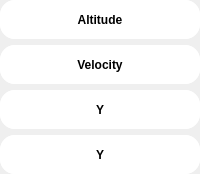
                           <widget class="QFrame" name="frame_73">
                            <property name="styleSheet">
                             <string notr="true">border-top-left-radius:15px;
border-top-right-radius:15px;
border-bottom-right-radius:15px;
border-bottom-left-radius:15px;
</string>
                            </property>
                            <property name="frameShape">
                             <enum>QFrame::StyledPanel</enum>
                            </property>
                            <property name="frameShadow">
                             <enum>QFrame::Raised</enum>
                            </property>
                            <layout class="QVBoxLayout" name="verticalLayout_54">
                             <property name="leftMargin">
                              <number>0</number>
                             </property>
                             <property name="topMargin">
                              <number>0</number>
                             </property>
                             <property name="rightMargin">
                              <number>0</number>
                             </property>
                             <property name="bottomMargin">
                              <number>0</number>
                             </property>
                             <item>
                              <widget class="QFrame" name="frame_84">
                               <property name="styleSheet">
                                <string notr="true">
background-color:white;</string>
                               </property>
                               <property name="frameShape">
                                <enum>QFrame::StyledPanel</enum>
                               </property>
                               <property name="frameShadow">
                                <enum>QFrame::Raised</enum>
                               </property>
                               <layout class="QGridLayout" name="gridLayout_38">
                                <property name="leftMargin">
                                 <number>0</number>
                                </property>
                                <property name="topMargin">
                                 <number>0</number>
                                </property>
                                <property name="rightMargin">
                                 <number>0</number>
                                </property>
                                <property name="bottomMargin">
                                 <number>0</number>
                                </property>
                                <item row="0" column="0">
                                 <widget class="QPushButton" name="pushButton_19">
                                  <property name="minimumSize">
                                   <size>
                                    <width>110</width>
                                    <height>39</height>
                                   </size>
                                  </property>
                                  <property name="font">
                                   <font>
                                    <pointsize>9</pointsize>
                                    <weight>75</weight>
                                    <bold>true</bold>
                                   </font>
                                  </property>
                                  <property name="styleSheet">
                                   <string notr="true">QPushButton {
    background-color: white;
    border: none;
}

QPushButton:hover {
    background: black;
	color:white;
}</string>
                                  </property>
                                  <property name="text">
                                   <string>Altitude</string>
                                  </property>
                                 </widget>
                                </item>
                               </layout>
                              </widget>
                             </item>
                             <item>
                              <widget class="QFrame" name="velocity_2">
                               <property name="styleSheet">
                                <string notr="true">

background-color:white;</string>
                               </property>
                               <property name="frameShape">
                                <enum>QFrame::StyledPanel</enum>
                               </property>
                               <property name="frameShadow">
                                <enum>QFrame::Raised</enum>
                               </property>
                               <layout class="QGridLayout" name="gridLayout_39">
                                <property name="leftMargin">
                                 <number>0</number>
                                </property>
                                <property name="topMargin">
                                 <number>0</number>
                                </property>
                                <property name="rightMargin">
                                 <number>0</number>
                                </property>
                                <property name="bottomMargin">
                                 <number>0</number>
                                </property>
                                <item row="0" column="0">
                                 <widget class="QPushButton" name="pushButton_22">
                                  <property name="minimumSize">
                                   <size>
                                    <width>110</width>
                                    <height>39</height>
                                   </size>
                                  </property>
                                  <property name="font">
                                   <font>
                                    <pointsize>9</pointsize>
                                    <weight>75</weight>
                                    <bold>true</bold>
                                   </font>
                                  </property>
                                  <property name="styleSheet">
                                   <string notr="true">QPushButton {
    background-color: white;
    border: none;
}

QPushButton:hover {
    background: black;
	color:white;
}</string>
                                  </property>
                                  <property name="text">
                                   <string>Velocity</string>
                                  </property>
                                 </widget>
                                </item>
                               </layout>
                              </widget>
                             </item>
                             <item>
                              <widget class="QFrame" name="frame_86">
                               <property name="styleSheet">
                                <string notr="true">background-color:white;</string>
                               </property>
                               <property name="frameShape">
                                <enum>QFrame::StyledPanel</enum>
                               </property>
                               <property name="frameShadow">
                                <enum>QFrame::Raised</enum>
                               </property>
                               <layout class="QGridLayout" name="gridLayout_40">
                                <property name="leftMargin">
                                 <number>0</number>
                                </property>
                                <property name="topMargin">
                                 <number>0</number>
                                </property>
                                <property name="rightMargin">
                                 <number>0</number>
                                </property>
                                <property name="bottomMargin">
                                 <number>0</number>
                                </property>
                                <item row="0" column="0">
                                 <widget class="QPushButton" name="pushButton_25">
                                  <property name="minimumSize">
                                   <size>
                                    <width>110</width>
                                    <height>39</height>
                                   </size>
                                  </property>
                                  <property name="font">
                                   <font>
                                    <pointsize>9</pointsize>
                                    <weight>75</weight>
                                    <bold>true</bold>
                                   </font>
                                  </property>
                                  <property name="styleSheet">
                                   <string notr="true">QPushButton {
    background-color: white;
    border: none;
}

QPushButton:hover {
    background: black;
	color:white;
}</string>
                                  </property>
                                  <property name="text">
                                   <string>Y</string>
                                  </property>
                                 </widget>
                                </item>
                               </layout>
                              </widget>
                             </item>
                             <item>
                              <widget class="QFrame" name="frame_87">
                               <property name="styleSheet">
                                <string notr="true">background-color:white;</string>
                               </property>
                               <property name="frameShape">
                                <enum>QFrame::StyledPanel</enum>
                               </property>
                               <property name="frameShadow">
                                <enum>QFrame::Raised</enum>
                               </property>
                               <layout class="QGridLayout" name="gridLayout_41">
                                <property name="leftMargin">
                                 <number>0</number>
                                </property>
                                <property name="topMargin">
                                 <number>0</number>
                                </property>
                                <property name="rightMargin">
                                 <number>0</number>
                                </property>
                                <property name="bottomMargin">
                                 <number>0</number>
                                </property>
                                <property name="horizontalSpacing">
                                 <number>0</number>
                                </property>
                                <item row="0" column="0">
                                 <widget class="QPushButton" name="pushButton_28">
                                  <property name="minimumSize">
                                   <size>
                                    <width>110</width>
                                    <height>39</height>
                                   </size>
                                  </property>
                                  <property name="font">
                                   <font>
                                    <pointsize>9</pointsize>
                                    <weight>75</weight>
                                    <bold>true</bold>
                                   </font>
                                  </property>
                                  <property name="styleSheet">
                                   <string notr="true">QPushButton {
    background-color: white;
    border: none;
}

QPushButton:hover {
    background: black;
	color:white;
}</string>
                                  </property>
                                  <property name="text">
                                   <string>Y</string>
                                  </property>
                                 </widget>
                                </item>
                               </layout>
                              </widget>
                             </item>
                            </layout>
                           </widget>
